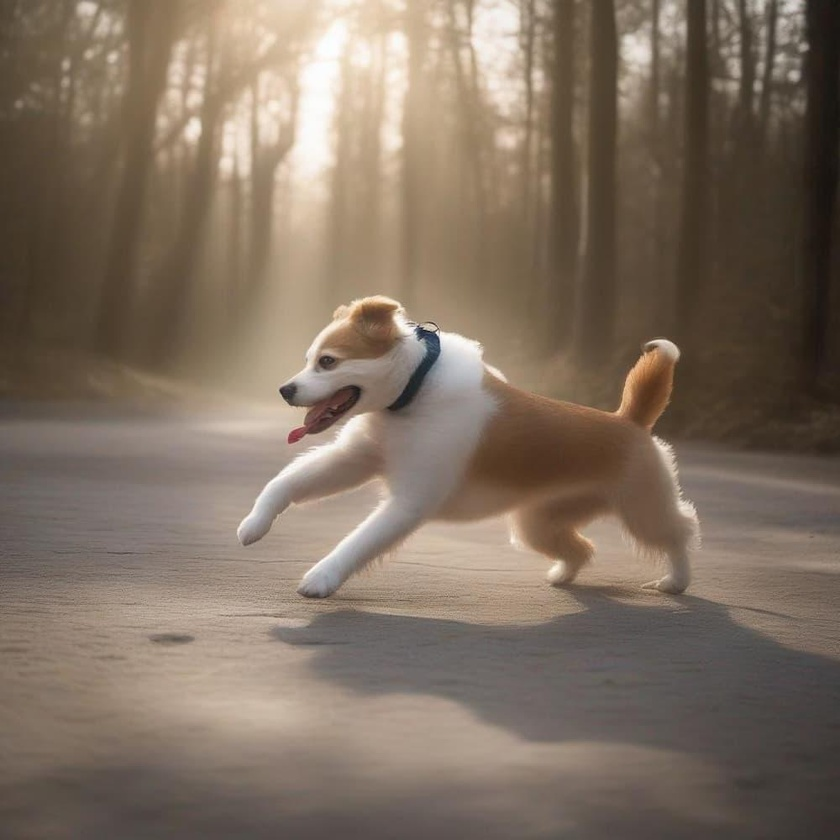
#> input picture dog.jpg, 840 x 840 px, shrunk from 1000 x 1000 before the run
$ python blob_detector.py
#> lines starting #> are read from the running program, lines starting #| are printed output that depends on the picture

# Standard imports
import cv2
import numpy as np;

# Read image
im = cv2.imread("dog.jpg", cv2.IMREAD_GRAYSCALE)
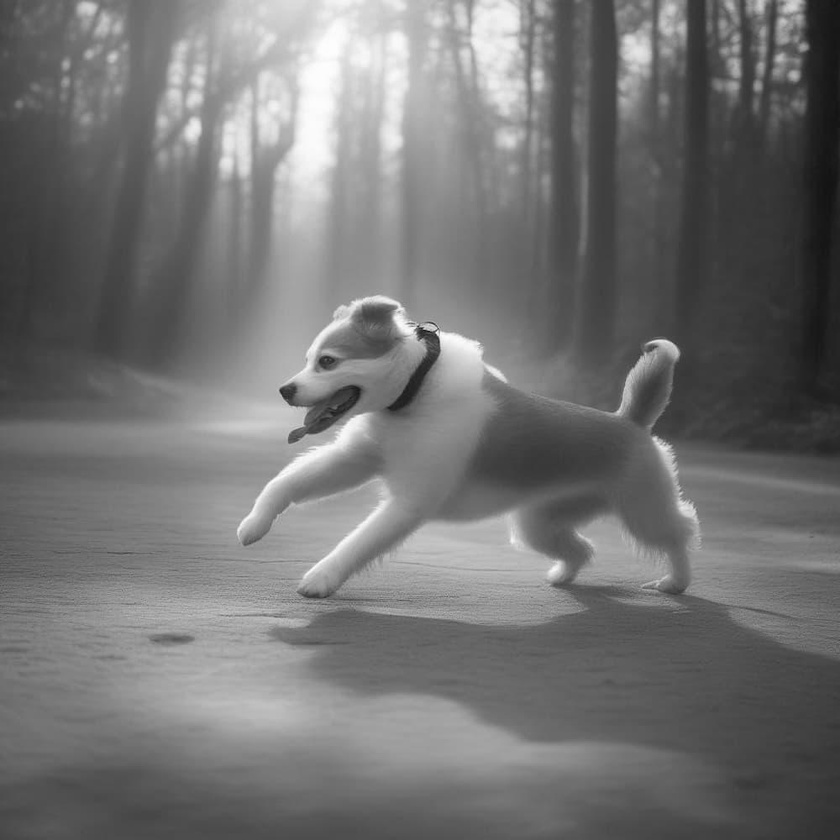
#> im: shape (840, 840); min 18, max 254, mean 115.1

# Set up the detector with default parameters.
detector = cv2.SimpleBlobDetector_create()

# Detect blobs.
keypoints = detector.detect(im)
#> keypoints = ()

# Draw detected blobs as red circles.
# cv2.DRAW_MATCHES_FLAGS_DRAW_RICH_KEYPOINTS ensures the size of the circle corresponds to the size of blob
im_with_keypoints = cv2.drawKeypoints(im, keypoints, np.array([]), (0, 0, 255),
                                      cv2.DRAW_MATCHES_FLAGS_DRAW_RICH_KEYPOINTS)

# Show keypoints
cv2.imshow("Keypoints", im_with_keypoints)
cv2.waitKey(0)
